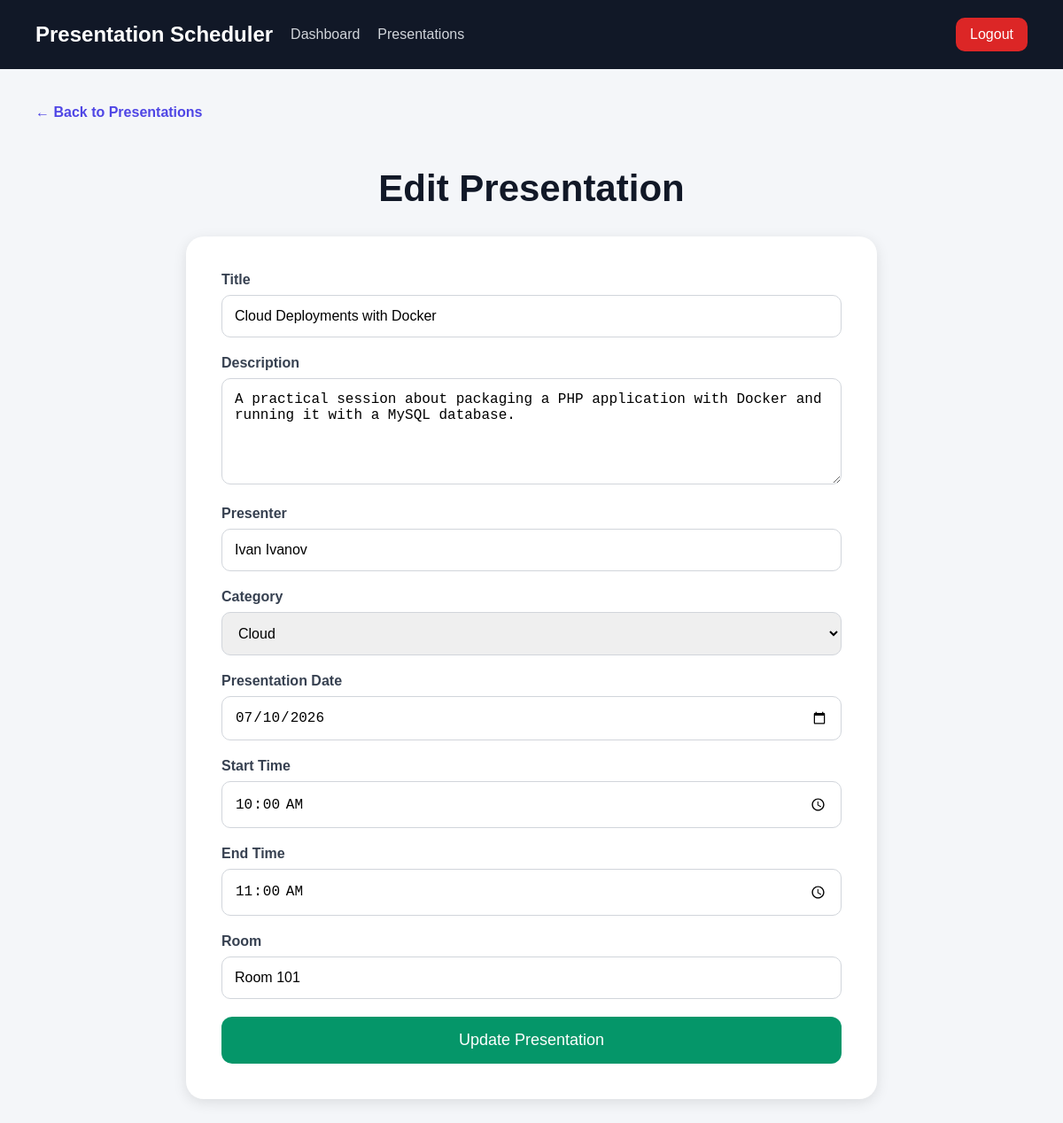
/pages/edit_presentation.php?id=1, run on the app's committed database.
### tables this page shows
CREATE TABLE presentations (
    id INT AUTO_INCREMENT PRIMARY KEY,

    title VARCHAR(255),
    description TEXT,

    presenter VARCHAR(100),
    category VARCHAR(100),

    presentation_date DATE,

    start_time TIME,
    end_time TIME,

    room VARCHAR(50),

    file_url TEXT,
    s3_key TEXT,

    status VARCHAR(20) DEFAULT 'upcoming',

    created_at TIMESTAMP DEFAULT CURRENT_TIMESTAMP
);

### pages/edit_presentation.php (the view, shortened to what this page needs)
<?php
require_once "../config/db.php";
$id = $_GET["id"];
$sql = "SELECT * FROM presentations WHERE id = :id";
$stmt = $pdo->prepare($sql);
$stmt->execute([
    ":id" => $id
]);
$presentation = $stmt->fetch(PDO::FETCH_ASSOC);
?>
<!DOCTYPE html>
<html lang="en">
<head>
</head>
<body>
    <?php require_once "../includes/navbar.php"; ?>
    <a
        href="presentations.php"
        class="back-link"
    >
        ← Back to Presentations
    </a>
    <h1 class="page-title">
        Edit Presentation
    </h1>
    <div class="form-container">
        <form
            action="../actions/update_presentation.php"
            method="POST"
        >
            <div class="form-group">
                <label>Title</label>
                <input
                    type="text"
                    name="title"
                    value="<?php echo htmlspecialchars($presentation["title"]); ?>"
                >
            </div>
            <div class="form-group">
                <label>Description</label>
                <textarea name="description"><?php
                    echo htmlspecialchars($presentation["description"]);
                ?></textarea>
            </div>
            <div class="form-group">
                <label>Presenter</label>
                <input
                    type="text"
                    name="presenter"
                    value="<?php echo htmlspecialchars($presentation["presenter"]); ?>"
                >
            </div>
            <div class="form-group">
                <label>Category</label>
                <select name="category" style="width:100%; padding:14px; border:1px solid #d1d5db; border-radius:10px; font-size:16px;">
                    <option value="Cloud" <?php if($presentation["category"] === 'Cloud') echo 'selected'; ?>>Cloud</option>
                </select>
            </div>
            <div class="form-group">
                <label>Presentation Date</label>
                <input
                    type="date"
                    name="presentation_date"
                    value="<?php echo $presentation["presentation_date"]; ?>"
                >
            </div>
            <div class="form-group">
                <label>Start Time</label>
                <input
                    type="time"
                    name="start_time"
                    value="<?php echo $presentation["start_time"]; ?>"
                >
            </div>
            <div class="form-group">
                <label>End Time</label>
                <input
                    type="time"
                    name="end_time"
                    value="<?php echo $presentation["end_time"]; ?>"
                >
            </div>
            <div class="form-group">
                <label>Room</label>
                <input
                    type="text"
                    name="room"
                    value="<?php echo htmlspecialchars($presentation["room"]); ?>"
                >
            </div>
            <button
                type="submit"
                class="submit-btn"
            >
                Update Presentation
            </button>
        </form>
    </div>
</body>
</html>

### pages/edit_presentation.php (style rules this page uses)
body { margin:0; padding:40px; background:#f4f6f9; font-family:Arial,sans-serif; }
.back-link { display:inline-block; margin-bottom:25px; text-decoration:none; color:#4f46e5; font-weight:bold; font-size:16px; }
.page-title { font-size:42px; margin-bottom:30px; color:#111827; text-align:center; }
.form-container { max-width:700px; margin:0 auto; background:white; padding:40px; border-radius:20px; box-shadow:0 4px 15px rgba(0,0,0,0.1); }
.form-group { margin-bottom:20px; }
label { display:block; margin-bottom:8px; font-weight:bold; color:#374151; }
input, textarea { width:100%; padding:14px; border:1px solid #d1d5db; border-radius:10px; font-size:16px; box-sizing:border-box; }
textarea { min-height:120px; resize:vertical; }
.submit-btn { width:100%; padding:16px; background:#059669; color:white; border:none; border-radius:12px; font-size:18px; cursor:pointer; transition:0.3s; }

### data on the page
presentations: title "Cloud Deployments with Docker", description "A practical session about packaging a PHP application with Docker and running it with a MySQL database.", presenter "Ivan Ivanov", category "Cloud", presentation_date "07/10/2026", start_time "10:00:00", end_time "11:00:00", room "Room 101"
